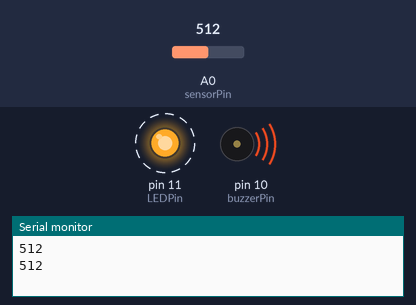
Recording of a sketch running on a simulated Arduino Uno, built with avr-gcc and run on an emulated ATmega328P. On the bench: output pins drawn as LEDs (lit = HIGH), buzzer (waves = sounding, pin HIGH), the last lines printed to the serial monitor. Dashed ring = blinking. The inputs (shaded band) are chosen by the test bench; at power-on: A0 (sensorPin) = 512.

Above: at 1.2 s.
1.3 s: A0 (sensorPin) set to 892
4.3 s: A0 (sensorPin) set to 909
At 5.7 s:
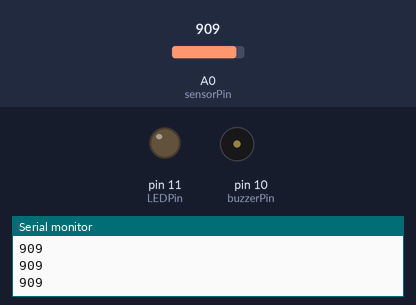
Timing chart, 0 to 7.3 s (numbered marks = the images above; inputs shaded):
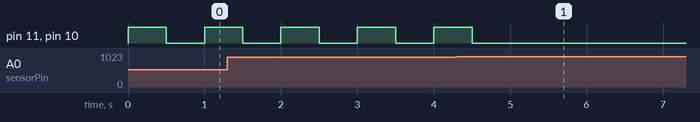

The sketch:

sketch_nov19b.ino
```cpp
int sensorPin = A0;
int LEDPin = 11;
int buzzerPin = 10;

void setup() {
  pinMode(sensorPin, 0);
  pinMode(LEDPin, 1);
  pinMode(buzzerPin, 1);
  Serial.begin(9600);
}

void loop() {
  Serial.println(analogRead(sensorPin));
  if(analogRead(sensorPin) <= 900){
    digitalWrite(buzzerPin, 1);
    digitalWrite(LEDPin, 1);
    delay(500);
    digitalWrite(buzzerPin, 0);
    digitalWrite(LEDPin, 0);
    delay(500);
  }
}
```

Measured:
- the behaviour switches between 900 and 901 on A0 (sensorPin) (found by bisection; images 0 and 1)
- after the input at 4.3 s, pin 11 (LEDPin), pin 10 (buzzerPin): goes on until 4.5 s, then stays LOW
- by itself, pin 11 (LEDPin), pin 10 (buzzerPin): alternates HIGH for 0.50 s and LOW for 0.50 s
